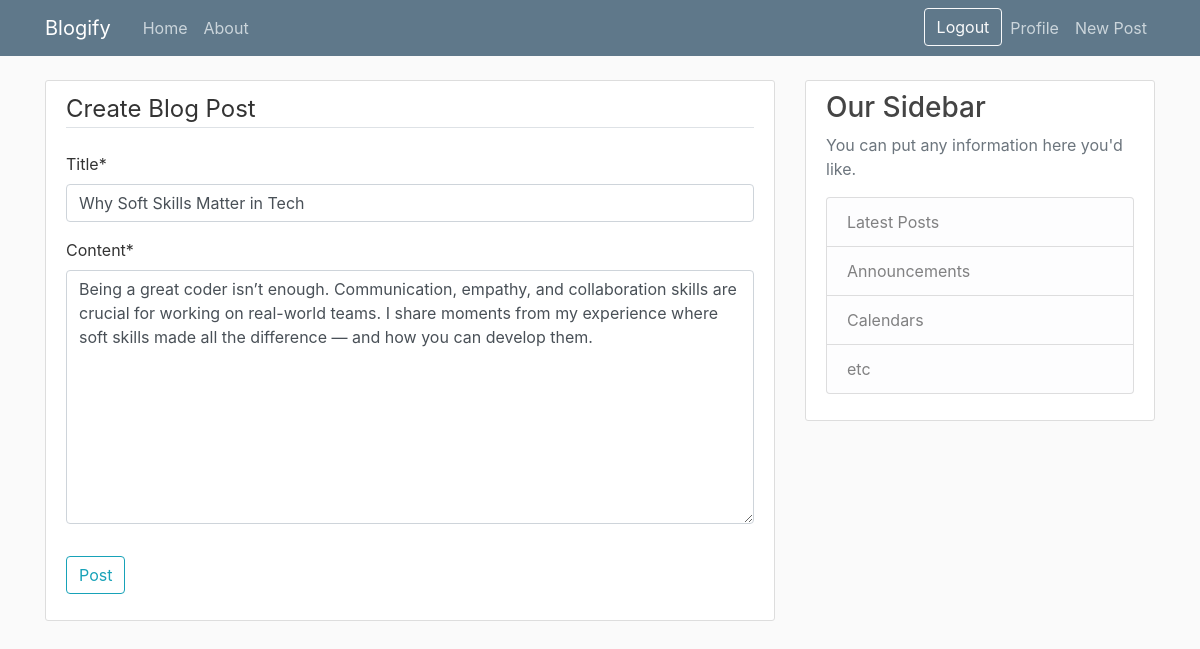
/post/24/update (signed in), run on the app's committed database.
### blog/models.py (models this page shows, shortened)
class Post(models.Model):
    title = models.CharField(max_length=100)
    content = models.TextField()
    date_posted = models.DateTimeField(default=timezone.now)
    author = models.ForeignKey(User, on_delete=models.CASCADE)

### blog/views.py (the view, shortened to what this page needs)
# urls.py: path('post/<int:pk>/update', PostUpdateView.as_view(), name='post-update'),
class PostUpdateView(LoginRequiredMixin, UserPassesTestMixin, UpdateView):
    model = Post
    fields = ['title', 'content']
    def test_func(self):
        post = self.get_object()
        if self.request.user == post.author:
            return True
        return False

### blog/templates/blog/post_form.html (shortened to what this page needs)
{% extends "blog/base.html" %}
{% load crispy_forms_tags %}
{% block content %}
    <div class='content-section'>
        <form method="POST">
            <fieldset class='form-group'>
                <legend class='border-bottom mb-4'>Create Blog Post</legend>
                {{ form | crispy }}
            </fieldset>
            <div class='form-group'>
                <button class='btn  btn-outline-info' type='submit'>Post</button>
            </div>
        </form>
    </div>
{% endblock content %}

### blog/static/blog/main.css (style rules this page uses)
body { background: #fafafa; color: #333333; margin-top: 5rem; }
.content-section { background: #ffffff; padding: 10px 20px; border: 1px solid #dddddd; border-radius: 3px; margin-bottom: 20px; }

### data on the page
Post: title "Why Soft Skills Matter in Tech", content "Being a great coder isn’t enough. Communication, empathy, and collaboration skills are crucial for working on real-world teams. I share moments from my experience where soft skills made all the difference — and how you can develop them."
